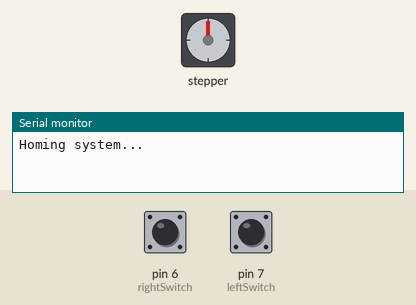
A sketch run on a simulated Arduino Uno, built with avr-gcc and run on an emulated ATmega328P. Shown: stepper motor, the last lines printed to the serial monitor. The test bench sets the inputs (shaded band); at power-on: pin 7 (leftSwitch) HIGH, pin 6 (rightSwitch) HIGH. Stepper angles assume 200 steps per turn.

Above: at 0.8 s.
0.9 s: pin 7 (leftSwitch) pulled LOW for 0.15 s
At 1.6 s:
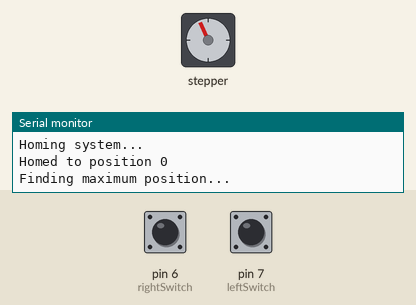
4.0 s: pin 6 (rightSwitch) pulled LOW for 0.15 s
At 5.2 s:
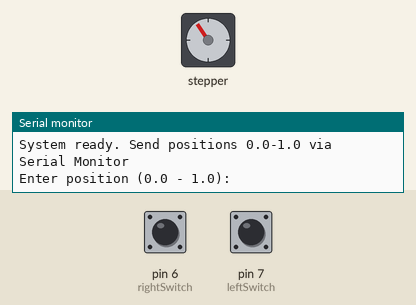
Timing chart, 0 to 7.0 s (numbered marks = the images above; inputs shaded):
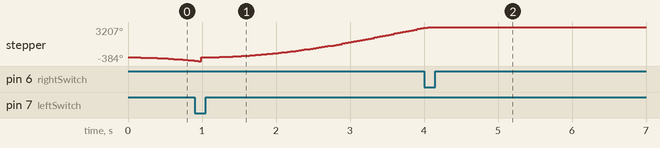

The sketch:

belt.ino
```cpp
#include <AccelStepper.h>
#include <ezButton.h>

// Stepper pins (DM542T connections)
#define PULSE_PIN 9   // STEP to DM542T PUL+
#define DIR_PIN 8     // DIR to DM542T DIR+
AccelStepper stepper(AccelStepper::DRIVER, PULSE_PIN, DIR_PIN);

// Limit switches
ezButton leftSwitch(7);   // Left limit switch (position 0)
ezButton rightSwitch(6);  // Right limit switch (max position)

// Position tracking
long maxPosition = 2176;   // Your calibrated maximum steps
bool systemHomed = false;

void setup() {
  Serial.begin(9600);

  // Initialize limit switches with internal pull-ups
  leftSwitch.setDebounceTime(50);
  rightSwitch.setDebounceTime(50);

  // Configure stepper motor parameters (from DM542T manual [7.1-7.2.2])
  stepper.setMaxSpeed(1000);     // 1000 steps/sec (adjust based on mechanical limits)
  stepper.setAcceleration(500);  // Smooth acceleration (steps/sec²)

  homeSystem();  // Begin automatic homing sequence
}

void homeSystem() {
  Serial.println("Homing system...");

  // Phase 1: Move left until left switch is triggered
  while(leftSwitch.getState() == HIGH) {
    leftSwitch.loop();
    stepper.moveTo(-100000);  // Large negative value for continuous movement
    stepper.run();
  }

  stepper.stop();
  stepper.setCurrentPosition(0);
  Serial.println("Homed to position 0");

  // Phase 2: Find maximum position
  findMaxPosition();
}

void findMaxPosition() {
  Serial.println("Finding maximum position...");

  // Move right until right switch is triggered
  while(rightSwitch.getState() == HIGH) {
    rightSwitch.loop();
    stepper.moveTo(100000);  // Large positive value for continuous movement
    stepper.run();

    // Update max position tracking
    if(stepper.currentPosition() > maxPosition) {
      maxPosition = stepper.currentPosition();
    }
  }

  stepper.stop();
  stepper.setCurrentPosition(maxPosition);
  systemHomed = true;
  Serial.print("Max position found: ");
  Serial.println(maxPosition);
  Serial.println("System ready. Send positions 0.0-1.0 via Serial Monitor");
}

void loop() {
  leftSwitch.loop();
  rightSwitch.loop();

  if(systemHomed) {
    handleSerialInput();
    //stepper.run();

    // Safety constraints
    //if(stepper.targetPosition() < 0) stepper.stop();
    //stepper.moveTo(0)
    //if(stepper.targetPosition() > maxPosition) stepper.stop();
    //stepper.moveTo(maxPosition)
  }
}

union {
  byte bytes[4];
  float value;
} floatUnion;

void handleSerialInput() {
  float input = -1.0;
  bool validInput = false;

  Serial.println("Enter position (0.0 - 1.0):");

  while (!validInput) {
    if (Serial.available() >= 4) {  // Wait for 4 bytes (size of float)
      // Read 4 bytes into the union
      for (int i = 0; i < 4; i++) {
        floatUnion.bytes[i] = Serial.read();
      }

      input = floatUnion.value;
      if (input >= 0.0 && input <= 1.0) {
        validInput = true;
      } else {
        Serial.print("Invalid input: ");
        Serial.print(input, 3);
        Serial.println("! Enter value between 0.0-1.0:");
      }
    }
    leftSwitch.loop();
    rightSwitch.loop();
  }
  moveToNormalized(input);
}


void moveToNormalized(float position) {
  long targetSteps = round(position * maxPosition);
  stepper.moveTo(targetSteps);

  Serial.print("Moving to: ");
  Serial.print(position * 100, 1);
  Serial.print("% (");
  Serial.print(targetSteps);
  Serial.println(" steps)");
  //stepper.stop();

  while(stepper.distanceToGo() != 0) {
    stepper.run();
    leftSwitch.loop();
    rightSwitch.loop();
  }
  delay(1500);


}
```
